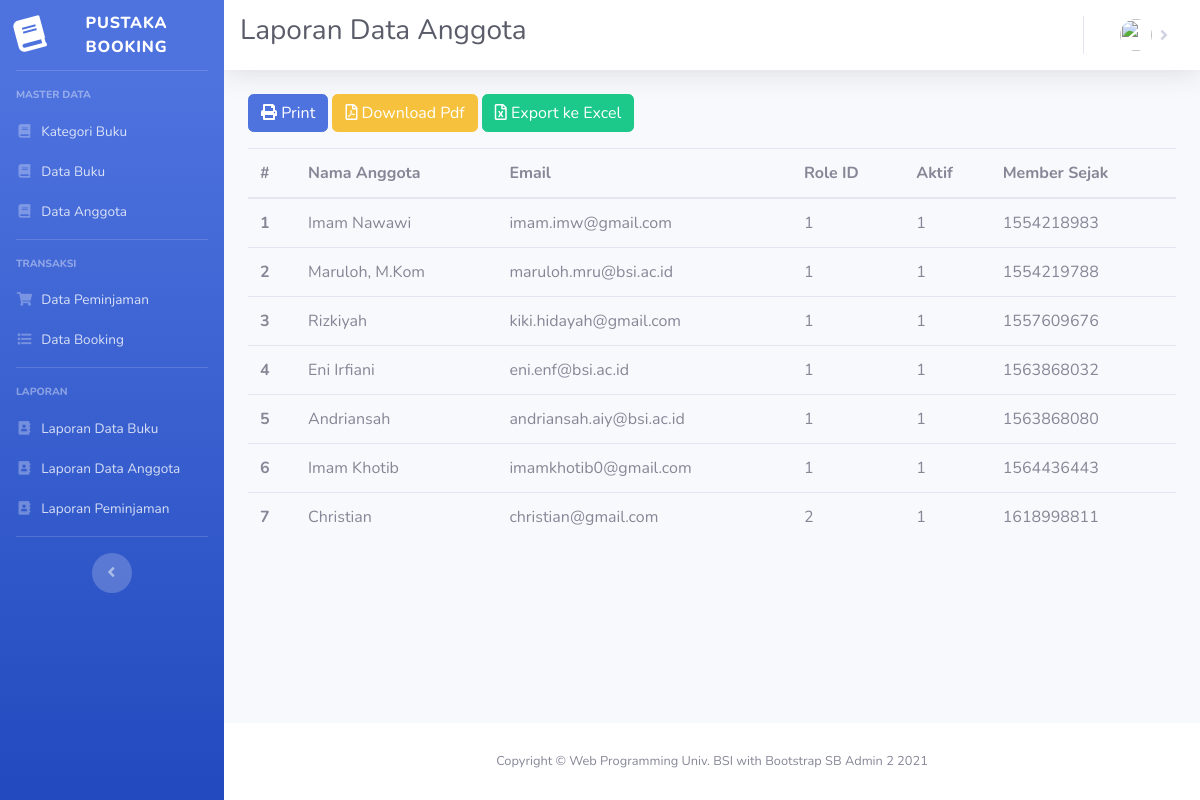
The page /index.php/laporan/laporan_anggota on the database its author committed.
### tables this page shows
CREATE TABLE `user` (
  `id` int(11) NOT NULL,
  `nama` varchar(128) NOT NULL,
  `alamat` varchar(25) NOT NULL,
  `email` varchar(128) NOT NULL,
  `image` varchar(128) NOT NULL,
  `password` varchar(256) NOT NULL,
  `role_id` int(11) NOT NULL,
  `is_active` int(1) NOT NULL,
  `tanggal_input` int(11) NOT NULL
);

### application/controllers/Laporan.php (called while the page is built, shortened)
<?php
class Laporan extends CI_Controller {
    public function laporan_anggota()
    {
        $data['judul'] = 'Laporan Data Anggota';
        $data['user'] = $this->ModelUser->cekData(['email' => $this->session->userdata('email')])->row_array();
        $data['anggota'] = $this->ModelUser->getUser()->result_array();
        $data['kategori'] = $this->ModelBuku->getKategori()->result_array();
        $this->load->view('templates/header', $data);
        $this->load->view('templates/sidebar', $data);
        $this->load->view('templates/topbar', $data);
        $this->load->view('member/laporan_anggota', $data);
        $this->load->view('templates/footer');
    }
}

### index.php (called while the page is built, shortened)
<?php
require_once BASEPATH.'core/CodeIgniter.php';

### application/models/ModelUser.php (called while the page is built, shortened)
<?php
    class ModelUser extends CI_Model {
        public function getUser()
    {
        $this->db->select('*');
        $this->db->from('user');
        return $this->db->get();
    }
    }
?>

### application/views/member/laporan_anggota.php (the view, shortened to what this page needs)
<div class="container-fluid">
    <div class="row">
        <div class="col-lg-12">
            <a href="<?= base_url('laporan/cetak_laporan_anggota'); ?>" class="btn btn-primary mb-3"><i class="fas fa-print"></i> Print</a>
            <a href="<?= base_url('laporan/laporan_anggota_pdf'); ?>" class="btn btn-warning mb-3"><i class="far fa-file-pdf"></i> Download Pdf</a>
            <a href="<?= base_url('laporan/export_excel_anggota'); ?>" class="btn btn-success mb-3"><i class="far fa-file-excel"></i> Export ke Excel</a>
            <table class="table table-hover">
                <thead>
                    <tr>
                        <th scope="col">#</th>
                        <th scope="col">Nama Anggota</th>
                        <th scope="col">Email</th>
                        <th scope="col">Role ID</th>
                        <th scope="col">Aktif</th>
                        <th scope="col">Member Sejak</th>
                    </tr>
                </thead>
                <tbody>
                    <?php
                    $i = 1;
                    foreach ($anggota as $a) { ?>
                    <tr>
                        <th scope="row"><?= $i++; ?></th>
                        <td><?= $a['nama']; ?></td>
                        <td><?= $a['email']; ?></td>
                        <td><?= $a['role_id']; ?></td>
                        <td><?= $a['is_active']; ?></td>
                        <td><?= $a['tanggal_input']; ?></td>
                    </tr>
                    <?php } ?>
                </tbody>
            </table>
        </div>
    </div>
    </div>
</div>

### rows shown on the page
user: nama "Imam Nawawi", email "imam.imw@gmail.com", role "1", is_active "1", tanggal_input "1554218983"
user: nama "Maruloh, M.Kom", email "maruloh.mru@bsi.ac.id", role "1", is_active "1", tanggal_input "1554219788"
user: nama "Rizkiyah", email "kiki.hidayah@gmail.com", role "1", is_active "1", tanggal_input "1557609676"
user: nama "Eni Irfiani", email "eni.enf@bsi.ac.id", role "1", is_active "1", tanggal_input "1563868032"
user: nama "Andriansah", email "andriansah.aiy@bsi.ac.id", role "1", is_active "1", tanggal_input "1563868080"
user: nama "Imam Khotib", email "imamkhotib0@gmail.com", role "1", is_active "1", tanggal_input "1564436443"
user: nama "Christian", email "christian@gmail.com", role "2", is_active "1", tanggal_input "1618998811"

### other values the page prints
$judul "Laporan Data Anggota"
